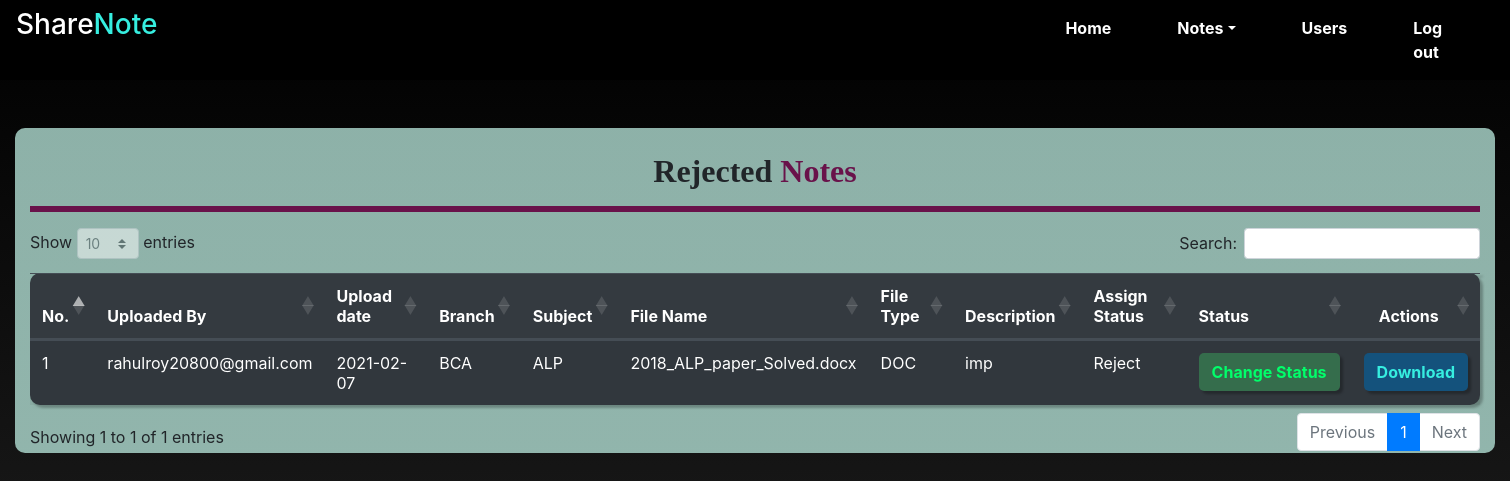
The app's page /rejected_notes (signed in) with its own data.
### notes/models.py (models this page shows, shortened)
class Notes(models.Model):
    user = models.ForeignKey(User,on_delete=models.CASCADE)
    uploadingdate = models.CharField(max_length=30)
    branch = models.CharField(max_length=13)
    subject = models.CharField(max_length=15)
    notesfile = models.FileField(max_length=100,null=True)
    filetype = models.CharField(max_length=30, null=True)
    description = models.CharField(max_length=200)
    status = models.CharField(max_length=10)

### notes/views.py (the view)
# urls.py: path('rejected_notes',rejected_notes,name='rejected_notes'),
def rejected_notes(request):
    if not request.user.is_authenticated:
        return redirect('login_admin')
    notes = Notes.objects.filter(status="Reject")
    d = {'notes': notes}
    return render(request, 'rejected_notes.html', d)

### notes/templates/rejected_notes.html (shortened to what this page needs)
{% extends 'admin_nav.html'%} {% block body %} {% load static %}
<link
  rel="stylesheet"
  href="https://cdnjs.cloudflare.com/ajax/libs/twitter-bootstrap/4.5.2/css/bootstrap.css"
/>
<link
  rel="stylesheet"
  href="https://cdn.datatables.net/1.10.23/css/dataTables.bootstrap4.min.css"
/>
<div style="animation: transitionIn 0.75s;">
<div class="col-12 mt-5">
  <div class="container1 col-12">
    <br>
    <h2 class="text-black text-center"><span style="font-family:'Consolas'; font-weight:bold">Rejected</span><span style="color:#69124A; font-family:'Consolas'; font-weight:bold"> Notes</span></h2>
    <hr style="background-color: #69124A; border : 3px solid #69124A " >
    <table
      class="table table-dark table-striped table-hover"
      style="
        border-radius: 10px;
        filter: drop-shadow(3px 3px 1px rgba(0, 0, 0, 0.25));
      "
      id="example"
    >
      <thead>
        <tr>
          <th>No.</th>
          <th>Uploaded By</th>
          <th>Upload date</th>
          <th>Branch</th>
          <th>Subject</th>
          <th>File Name</th>
          <th>File Type</th>
          <th>Description</th>
          <th>Assign Status</th>
          <th>Status</th>
          <th style="text-align: center">Actions</th>
        </tr>
      </thead>
      {% for i in notes %}
      <tbody>
        <tr>
          <td>{{forloop.counter}}</td>
          <td>{{i.user.username}}</td>
          <td>{{i.uploadingdate}}</td>
          <td>{{i.branch}}</td>
          <td>{{i.subject}}</td>
          <td>{{i.notesfile}}</td>
          <td>{{i.filetype}}</td>
          <td>{{i.description}}</td>
          <td>{{i.status}}</td>
          <td>
            <a
              href="{% url 'assign_status' i.id %}"
              class="btn font-weight-bold"
              style="
                border-radius: 5px;
                width: 100%;
                background-color: #356d4c;
                color: #00ff6a;
                filter: drop-shadow(3px 3px 1px rgba(0, 0, 0, 0.25));
              "
              >Change&nbspStatus</a
            >
          </td>
          <td>
            <a
              href="{{i.notesfile.url}}"
              class="btn font-weight-bold"
              style="
                background-color: #14527c;
                color: #36eee0;
                border-radius: 5px;
                width: 100%;
                filter: drop-shadow(3px 3px 1px rgba(0, 0, 0, 0.25));
              "
              >Download</a
            >
          </td>
        </tr>
        {% endfor %}
      </tbody>
    </table>
  </div>
</div>
</div>
{% endblock %}

### notes/static/css/mystyle.css (style rules this page uses)
body { background-image: linear-gradient( rgb(0, 0, 0) , rgb(36, 36, 36)); }

### notes/templates/rejected_notes.html (style rules this page uses)
.container1 { background-image: linear-gradient(#bcece0be , #bcece0be); border-radius: 10px; }

### records on screen
Notes: user.username "rahulroy20800@gmail.com", uploadingdate "2021-02-07", branch "BCA", subject "ALP", notesfile "2018_ALP_paper_Solved.docx", filetype "DOC", description "imp", status "Reject"
